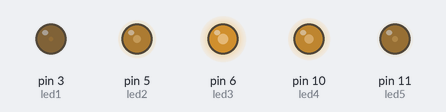
The sketch below on a simulated Arduino Uno, built with avr-gcc and run on an emulated ATmega328P. Shown: output pins drawn as LEDs (lit = HIGH).

Above: at 0.05 s.
At 1.75 s:
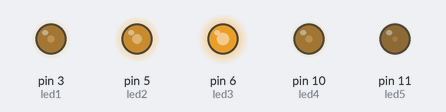
At 3.45 s:
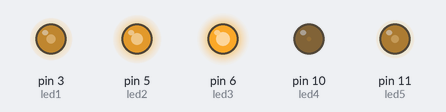
At 6.95 s:
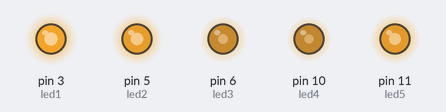
At 10.35 s:
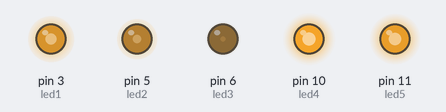
At 13.85 s:
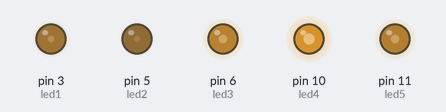
Timing chart, 0 to 19.9 s (numbered marks = the images above):
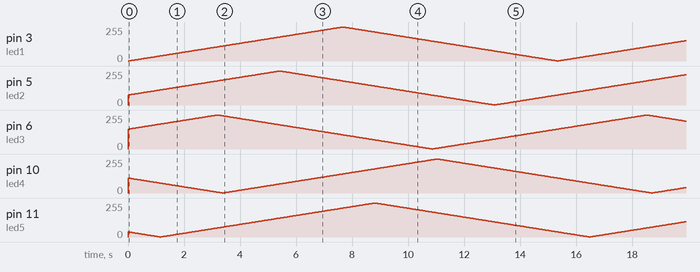

The sketch:

starsfading.ino
```cpp
// Code for the LED wall of stars

// we use PWM pins for each group of LEDs for advanced control of dimming
int led1 = 3;
int led2 = 5;
int led3 = 6;
int led4 = 10;
int led5 = 11;

// start in different places to stagger timing
int bri1 = 0;
int bri2 = 75;
int bri3 = 149;
int bri4 = 112;
int bri5 = 38;

// saves whether each LED is increasing or decreasing in brightness
int amt1 = 1;
int amt2 = 1;
int amt3 = 1;
int amt4 = -1;
int amt5 = -1;

void setup() {
  pinMode(led1, OUTPUT);
  pinMode(led2, OUTPUT);
  pinMode(led3, OUTPUT);
  pinMode(led4, OUTPUT);
  pinMode(led5, OUTPUT);
  Serial.begin(9600);
}

void loop() {
  analogWrite(led1, bri1);
  analogWrite(led2, bri2);
  analogWrite(led3, bri3);
  analogWrite(led4, bri4);
  analogWrite(led5, bri5);

 // change brightness by step of proper sign (pos/neg)
  bri1 = bri1 + amt1;
  bri2 = bri2 + amt2;
  bri3 = bri3 + amt3;
  bri4 = bri4 + amt4;
  bri5 = bri5 + amt5;

 // change from increasing to decreasing (or vice versa) once it reaches the limit of 0 or 255
  if (bri1 <= 0 || bri1 >= 255) {
    amt1 = -amt1;
  } else if (bri2 <= 0 || bri2 >= 255) {
    amt2 = -amt2;
  } else if (bri3 <= 0 || bri3 >= 255) {
    amt3 = -amt3;
  } else if (bri4 <= 0 || bri4 >= 255) {
    amt4 = -amt4;
  } else if (bri5 <= 0 || bri5 >= 255) {
    amt5 = -amt5;
  }

  delay(30);
}
```
